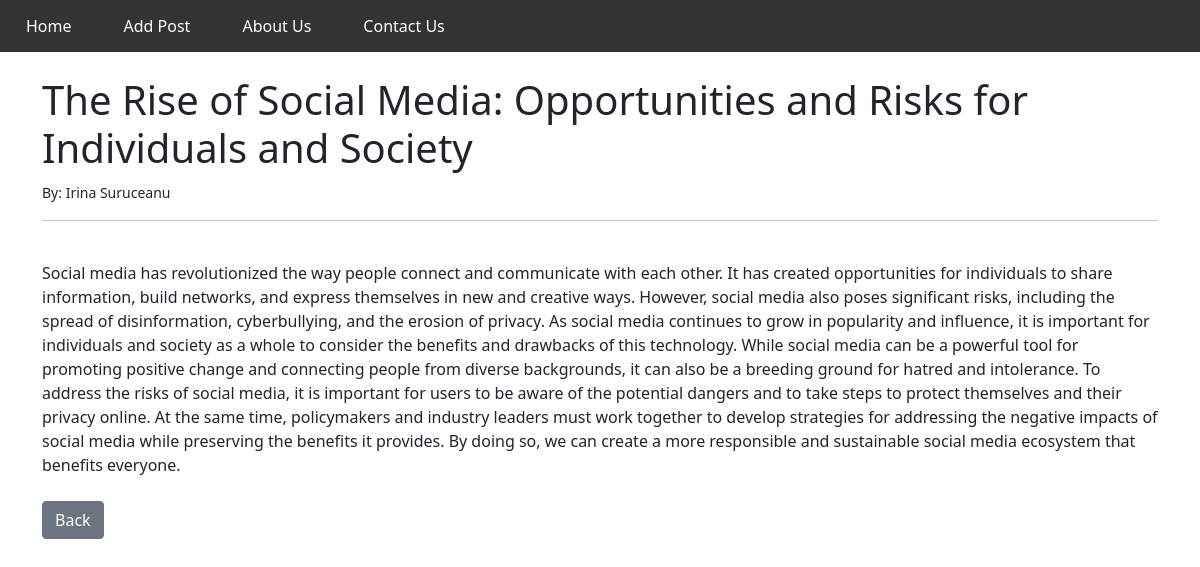
Screenshot of /article/4 with the database file from the repository.
### theblog/models.py (models this page shows, shortened)
class Post(models.Model):
	title = models.CharField(max_length=255)
	title_tag = models.CharField(max_length=255)
	author = models.ForeignKey(User, on_delete=models.CASCADE)
	body = models.TextField()

### theblog/views.py (the view)
# urls.py: path('article/<int:pk>', ArticleDetailView.as_view(), name='article-detail'),
class ArticleDetailView(DetailView):
	model = Post
	template_name = 'article_details.html'

### theblog/templates/article_details.html (shortened to what this page needs)
{% extends 'base.html' %}
{% block content %}
<h1>{{ post.title }}</h1>
<small>By: {{ post.author.first_name }} {{ post.author.last_name }}</small><br/>
<hr>
<br/>
{{ post.body }}
<br/><br/>
<a href="{% url 'home' %}" class="btn btn-secondary" >Back</a>
{% endblock %}

### rows the page displays
Post: title "The Rise of Social Media: Opportunities and Risks for Individuals and Society", author.first_name "Irina", author.last_name "Suruceanu", body "Social media has revolutionized the way people connect and communicate with each other. It has created opportunities for individuals to share information, build networks, and express themselves in new and creative ways. However, social media also poses significant risks, including the spread of disinformation, cyberbullying, and the erosion of privacy. As social media continues to grow in popularity and influence, it is important for individuals and society as a whole to consider the benefits and drawbacks of this technology. While social media can be a powerful tool for promoting positive change and connecting people from diverse backgrounds, it can also be a breeding ground for hatred and…"
